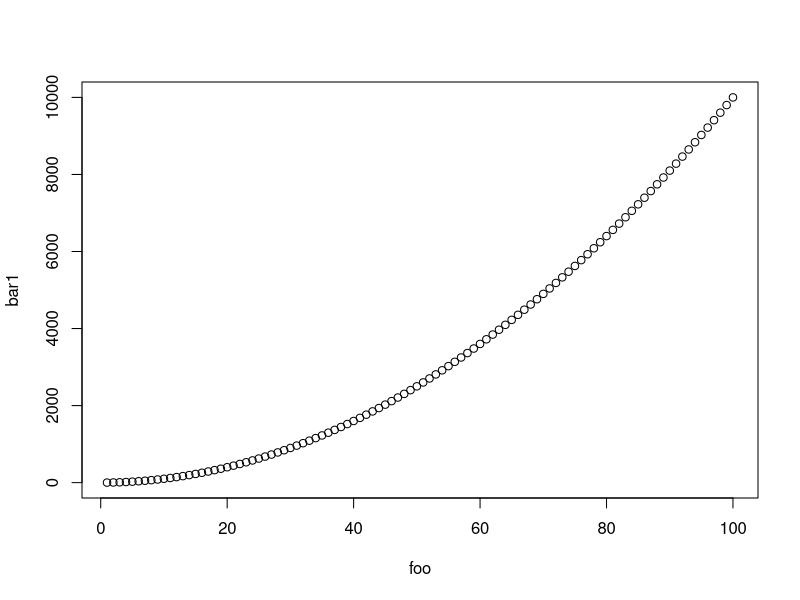
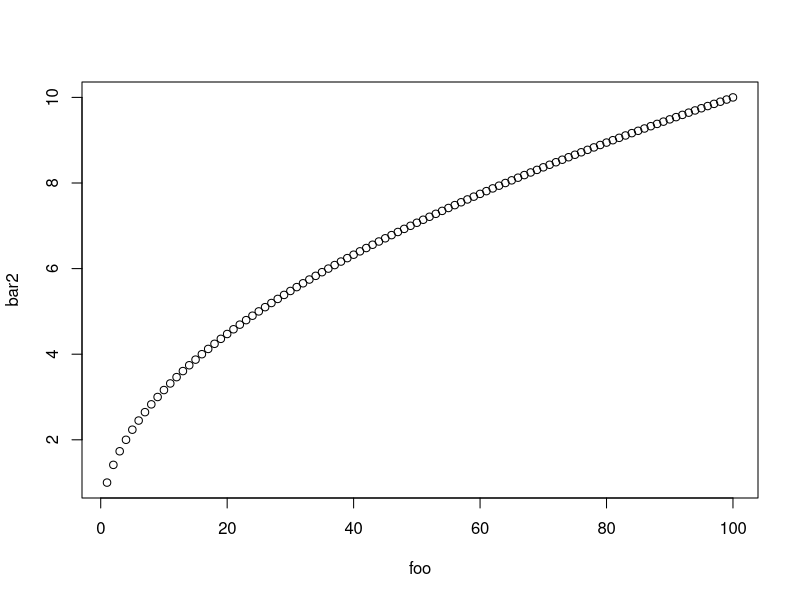
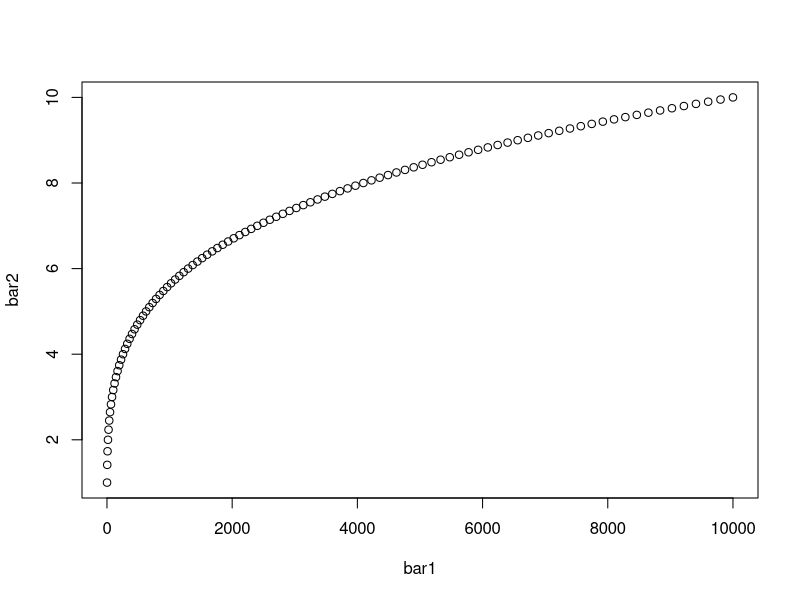

These figures' R source, in order:
## ---- chunk 1
index <- 101:150
## ---- chunk 2
boo <- rep(c(TRUE, FALSE), c(30, 20))
## ---- chunk 3
colors <- rep(c("red", "blue"), 25)
## ---- chunk 4
named_list <- list(index = index,
                   boo = boo,
                   colors = colors)
## ---- chunk 5
for(i in 1:50){
  
  print(i)
  
}
## ---- chunk 6
for(i in 1:50){
  
  if(i %% 7 == 0){
    print("BEE")
  } else {
    print("BUZZ")
  }
  
}
## ---- chunk 7
for(i in 1:100){
  
  num = NA
  
  if(i <= 3){
    
    num = NA
    
  } else {
    
    for(j in 2:floor(i/2)){
      
      if(i %% j == 0){
        
        num = "COMPOSITE"
        break()
        
      } 
    }
  }
  
  if(is.na(num)){
    print("PRIME")
  } else {
    print(num)
  }
  
}
## ---- chunk 8
foo <- 1:100
bar1 <- foo^2
bar2 <- sqrt(foo)
## ---- chunk 9
plot(foo, bar1) # foo vs bar1
plot(foo, bar2) # foo vs bar1
plot(bar1, bar2) # foo vs bar1
## ---- chunk 10
mean(foo)
mean(bar1)
mean(bar2)
## ---- chunk 11
guess_my_number <- function(max_guesses=3){
  
  number = sample.int(10, 1) # the *random* number you try to guess
  
  num_guesses = 0 # start counting the guesses
  
  win = FALSE # set win to FALSE, and only change it to TRUE if you win.
  
  guess <- readline("Guess a number: ") # ask for a guess
  guess <- as.numeric(guess)
  
  while(num_guesses < max_guesses){# if you still have guesses left, keep playing
    
    if(guess == number){ # if you guess correctly, you win

      win = TRUE
      break() # exit out of the while() loop
      
    } else {
      
      num_guesses <- num_guesses + 1 # increment the counter
    
      if(num_guesses < max_guesses){
        
        guess <- readline("That's not right. Guess again: ") # guess again
        guess = as.numeric(guess)
        
      } else {
      
        break()
      
      }
      
    }
    
  }
  
  if(win){
    
    print("You win!")
    
  } else {
    
    print("You lose...")
    
  }
  
  return(NULL) # Return nothing

}

# guess_my_number(5)
